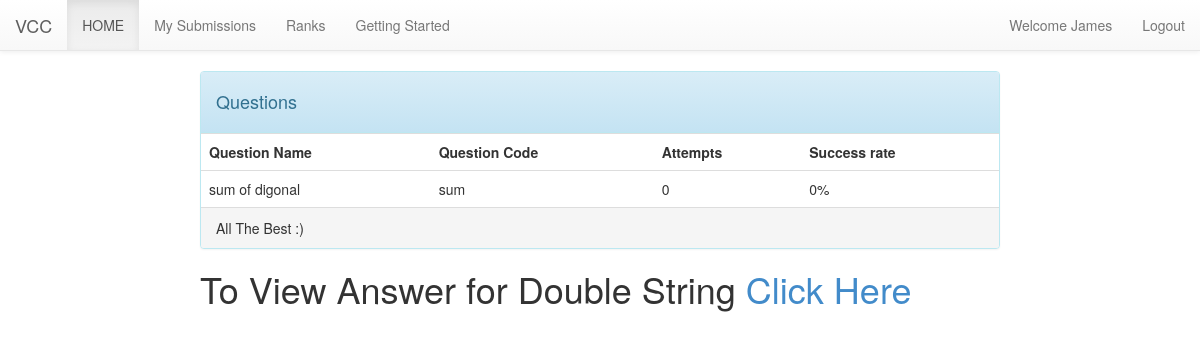
Page /vcc/questions.php (signed in) on the committed database.
### tables this page shows
CREATE TABLE IF NOT EXISTS `questions` (
  `qno` int(1) NOT NULL,
  `qcode` varchar(20) NOT NULL,
  `qname` varchar(20) NOT NULL,
  `tle` varchar(8) NOT NULL,
  `AC` smallint(11) NOT NULL,
  `WA` smallint(11) NOT NULL,
  PRIMARY KEY (`qcode`)
);

### html/vcc/questions.php (the view, shortened to what this page needs)
<!DOCTYPE html>
<html>
<head>
	<link rel="stylesheet" href="css/style.css">
	<link rel="stylesheet" href="css/bm.css">
	<link rel="stylesheet" href="css/btm.css">
</head>
<body>
<nav class="navbar navbar-default navbar-static-top" role="navigation">
  <div class="container-fluid">
    <div class="navbar-header">
      <a class="navbar-brand" href="vcc.php">VCC</a>
    </div>
    <div class="collapse navbar-collapse" id="bs-example-navbar-collapse-1">
      <ul class="nav navbar-nav">
        <li class="active"><a href="questions.php">HOME</a></li>
        <li><a href="mysub.php">My Submissions</a></li>
        <li><a href="rank.php">Ranks</a></li>
        <li><a href="gs.php">Getting Started</a></li>
      </ul>
      <ul class="nav navbar-nav navbar-right">
          <li><a href="#"> Welcome <?php echo  $_SESSION['name']; ?></a></li>
        <li><a href="logout.php">Logout</a></li>
      </ul>
    </div>
  </div>
</nav>
	<div class="container">
		<div id="mycont">
			<div class="panel panel-info">
					<div class="panel-heading">
					    <h4>Questions</h4>
					 </div>
					<div class="panel-body" style="padding:0px;">
            <table class="table tho">
              <tr>
                  <th>Question Name</th>
                  <th>Question Code</th>
                  <th>Attempts</th>
                  <th>Success rate</th>
              </tr>
              <?php
              include_once('connection.php');
              $stmt0 = $con->prepare("select qcode,qname,ac,wa from questions order by qno ");
              $stmt0->execute();
              $stmt0->bind_result($qcode,$qname,$ac,$wa);
              while($stmt0->fetch()) {
                $tot = $ac+$wa;
                echo "<tr class=\"clickrow\" href=\"problems/$qcode.php\">";
                echo "<td>$qname</td>";
                echo "<td>$qcode</td>";
                echo "<td>$tot</td>";
                if($ac + $wa == 0 || $ac == 0) {
                  echo "<td>0%</td>";
                } else {
                  $val = ($ac / ($ac+$wa))*100;
                  echo "<td>".number_format($val,2)."%</td>";
                }
                echo "</tr>";
              }
              ?>
            </table>
					</div>
					<div class="panel-footer" style="margin-top: -20px">All The Best :)</div>
			</div>
	<h1> To View Answer for Double String <a href="ans/dstring.cpp">Click Here</a></h1>
		</div>
	</div>
</body>
</html>

### html/vcc/css/style.css (style rules this page uses)
#mycont { width: 800px; margin: 0px auto; }

### html/vcc/css/btm.css (style rules this page uses)
.navbar-default { background-image:-webkit-linear-gradient(top,#fff 0,#f8f8f8 100%);background-image:-o-linear-gradient(top,#fff 0,#f8f8f8 100%);background-image:-webkit-gradient(linear,left top,left bottom,from(#fff),to(#f8f8f8));background-image:linear-gradient(to bottom,#fff 0,#f8f8f8 100%);filter:progid:DXImageTransform.Microsoft.gradient(startColorstr='#ffffffff', endColorstr='#fff8f8f8', GradientType=0);filter:progid:DXImageTransform.Microsoft.gradient(enabled=false);background-repeat:repeat-x;border-radius:4px;-webkit-box-shadow:inset 0 1px 0 rgba(255,255,255,.15),0 1px 5px rgba(0,0,0,.075);box-shadow:inset 0 1px 0 rgba(255,255,255,.15),0 1px 5px rgba(0,0,0,.075) }
.navbar-default .navbar-nav>.active>a { background-image:-webkit-linear-gradient(top,#ebebeb 0,#f3f3f3 100%);background-image:-o-linear-gradient(top,#ebebeb 0,#f3f3f3 100%);background-image:-webkit-gradient(linear,left top,left bottom,from(#ebebeb),to(#f3f3f3));background-image:linear-gradient(to bottom,#ebebeb 0,#f3f3f3 100%);filter:progid:DXImageTransform.Microsoft.gradient(startColorstr='#ffebebeb', endColorstr='#fff3f3f3', GradientType=0);background-repeat:repeat-x;-webkit-box-shadow:inset 0 3px 9px rgba(0,0,0,.075);box-shadow:inset 0 3px 9px rgba(0,0,0,.075) }
.navbar-brand,.navbar-nav>li>a { text-shadow:0 1px 0 rgba(255,255,255,.25) }
.navbar-static-top,.navbar-fixed-top,.navbar-fixed-bottom { border-radius:0 }
.panel { -webkit-box-shadow:0 1px 2px rgba(0,0,0,.05);box-shadow:0 1px 2px rgba(0,0,0,.05) }
.panel-info>.panel-heading { background-image:-webkit-linear-gradient(top,#d9edf7 0,#c4e3f3 100%);background-image:-o-linear-gradient(top,#d9edf7 0,#c4e3f3 100%);background-image:-webkit-gradient(linear,left top,left bottom,from(#d9edf7),to(#c4e3f3));background-image:linear-gradient(to bottom,#d9edf7 0,#c4e3f3 100%);filter:progid:DXImageTransform.Microsoft.gradient(startColorstr='#ffd9edf7', endColorstr='#ffc4e3f3', GradientType=0);background-repeat:repeat-x }

### rows in the picture
questions: qname "sum of digonal", qcode "sum", AC "0", WA "0%"

### other values in the picture
$_SESSION['name'] "James"
